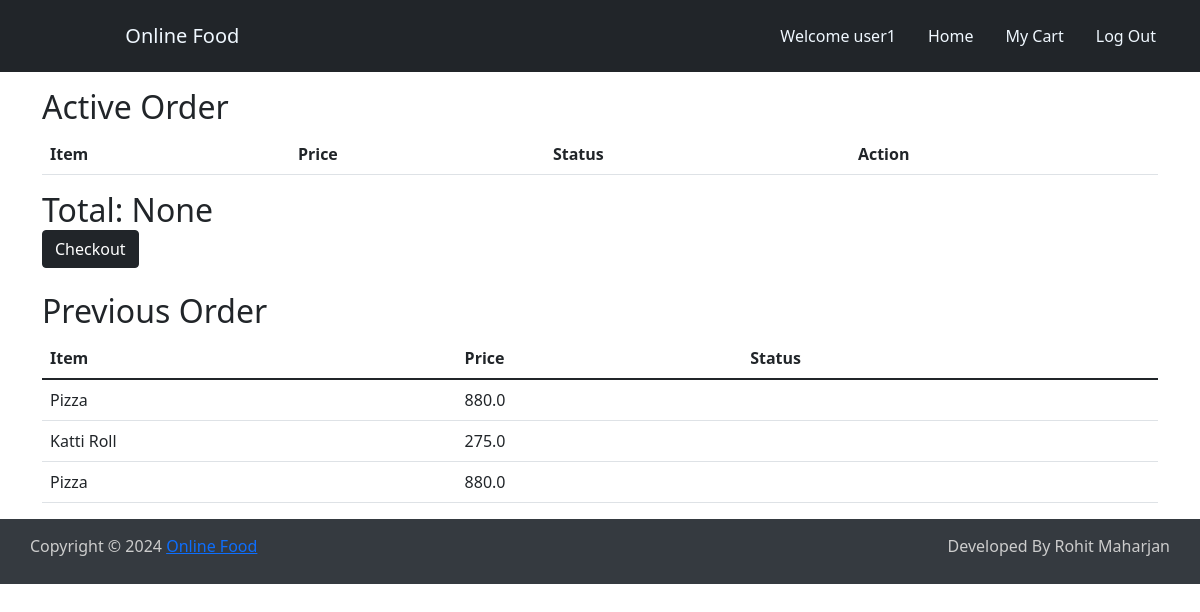
Page /cart (signed in) on the committed database.
### onlinefood/models.py (models this page shows, shortened)
class CartItems(models.Model):
    ORDER_STATUS = (
        ('Active', 'Active'),
        ('Delivered', 'Delivered')
    )
    userid = models.ForeignKey(User, on_delete=models.CASCADE)
    item = models.ForeignKey(Item, on_delete=models.CASCADE, null=True)
    itemtitle=models.CharField(max_length=50,default='x')
    ordered = models.BooleanField(default=False)
    quantity = models.IntegerField(default=1)
    ordered_date = models.DateField(default=timezone.now)
    status = models.CharField(max_length=20, choices=ORDER_STATUS, default='Active')
    delivery_date = models.DateField(default=timezone.now)
    location = models.CharField(max_length=150, default='Ktm')
    class Meta:
        verbose_name = 'Cart Item'
        verbose_name_plural = 'Cart Items'

class Item(models.Model):
    title = models.CharField(max_length=150)
    price = models.FloatField()
    pieces = models.IntegerField()
    image = models.ImageField(upload_to='images')
    slug = models.SlugField(max_length=255, unique=True)
    created_by = models.ForeignKey(User, on_delete=models.CASCADE)

### onlinefood/views.py (the view)
# urls.py: path('cart',views.cart,name='cart'),
def cart(request):
    if request.user.is_authenticated==True:
        uid=request.user.id
        get_items=CartItems.objects.filter(userid=uid,status='Active')
        deliver_item=CartItems.objects.filter(userid=uid,status='Delivered').order_by('-id')[:5]
        bill = get_items.aggregate(Sum('item__price'))
        sum = bill.get("item__price__sum")
        if request.method=='POST':
            itemid=request.POST['item-id']
            CartItems.objects.filter(id=itemid).delete()
        return render(request,'cart.html',{'item':get_items,'delivery':deliver_item, 'total':sum})
    else:
       return redirect('login')
    return render(request,'cart.html')

### onlinefood/templates/cart.html (shortened to what this page needs)
{% extends 'layout.html' %}
{% load static%}
{% block content %}
<h2>Active Order</h2>
<table class="table">
    <thead>
      <tr>
        <th scope="col">Item</th>
        <th scope="col">Price</th>
        <th scope="col">Status</th>
        <th scope="col">Action </th>
      </tr>
    </thead>
  </table>
  <span class="text-center h2 ">Total: {{total}}</span><br>
 <a href="{%url 'checkout'%}" class="btn btn-dark" >Checkout</a>
<br>
<h2 class="mt-4">Previous Order</h2>
  <table class="table">
    <thead>
      <tr>
        <th scope="col">Item</th>
        <th scope="col">Price</th>
        <th scope="col">Status</th>
      </tr>
    </thead>
    <tbody>
        {% if delivery is not None%}
            {% for i in delivery %}
            <tr>
               <td>{{i.item.title}}</td>
              <td>{{i.item.price}}</td>
              <td>{{i.CartItems.status}}</td>
              <td>
              </td>
             </tr>
             {% endfor %}
         {% endif %}
    </tbody>
  </table>
{% endblock %}

### onlinefood/templates/layout.html (shortened to what this page needs)
<!DOCTYPE html>
{% load static %}
<html lang="en">
<head>
  <link rel="stylesheet" href="{% static 'css/bootstrap.css' %}">
  <link rel="stylesheet" href="{% static 'css/bootstrap.min.css' %}">
  <link rel="stylesheet" href="{% static 'custom.css' %}">
</head>
<body>
    <div class="container-fluid">
        <div class="row align-items-center mb-3 p-3 bg-dark" >
            <div class="col-md-3">
                <a class="navbar-brand " href="{% url 'index' %}" style="color: aliceblue;">Online Food</a>
              </div>
              <div class="col-md-8" >
                <nav>
                    <ul class="nav nav-pills justify-content-end "  >
                        {% if user.is_authenticated %}
                        <li class="nav-item" ><a class="nav-link" style="color: aliceblue;" href="" >Welcome {{request.user.username}}</a></li>
                        {% endif %}
                        <li class="nav-item" ><a class="nav-link" style="color: aliceblue;" href="{% url 'index' %}" >Home</a></li>
                        {% if user.is_authenticated %}
                        <li class="nav-item"><a class="nav-link" style="color: aliceblue;" href="{% url 'cart' %}"> My Cart</a></li>
                        <li class="nav-item"><a class="nav-link" style="color: aliceblue;" href="{% url 'logout' %}"> Log Out</a></li>
                        {% endif %}
                      </ul>
                </nav>
            </div>
        </div>
        <div class='container'>
            {% block content %}
            {% endblock%}
        </div>
        <div class="row footers">
            <div class="footer_bottom">
                <p class="copyright">Copyright &copy; {% now 'Y' %} <a href="{% url 'index' %}">Online Food</a></p>
                <p class="developer">Developed By Rohit Maharjan</p>
            </div>
        </div>
    </div>
</body>
</html>

### onlinefood/static/custom.css (style rules this page uses)
.footer_bottom { float: left; display: inline; width: 100%; padding: 10px 30px; background-color: #353a40; color: #ccc; }
.copyright { float: left; width: 50%; text-align: left; padding-top: 5px; }
.developer { float: right; width: 50%; text-align: right; padding-top: 5px; }

### rows in the picture
CartItems: item "Pizza", item.price "880.0"
CartItems: item "Katti Roll", item.price "275.0"
CartItems: item "Pizza", item.price "880.0"

### other values in the picture
{{ request.user.username }} "user1"
{{ total }} "None"
